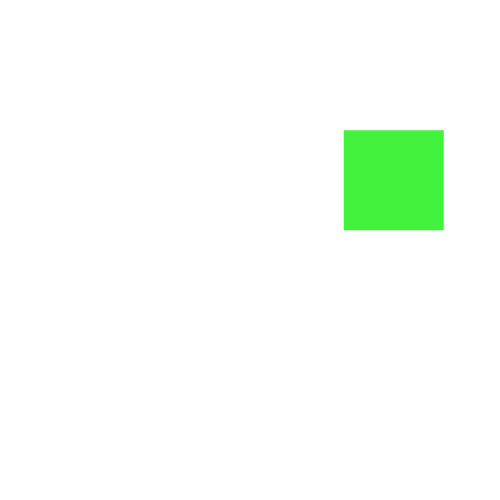
Frame 1 (no input)
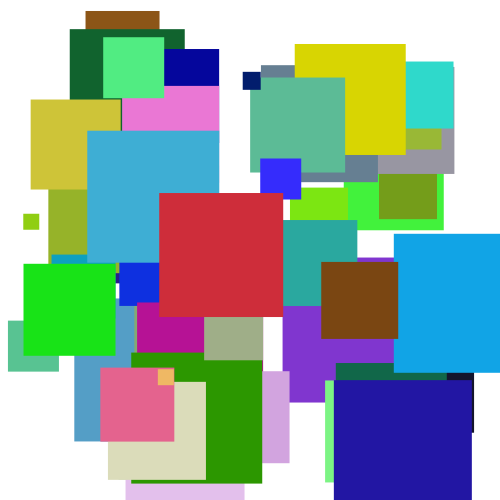
Frame 60 (the mouse pressed at the canvas centre just before this capture)
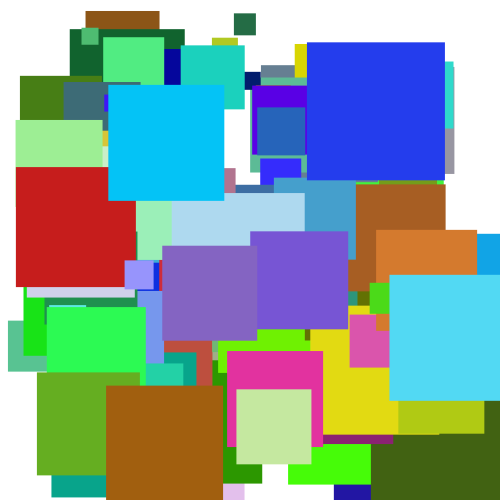
Frame 120 (the mouse held since frame 60 and released just before this capture)

The Processing sketch that drew these frames (run headless with seeded random() and noise(); from frame 60 on, the mouse is pressed at the canvas centre):

// Processing sketch: processing_66756
// ── processing_66756.pde

int mysize;

void setup(){
  size(500,500);
  background(255);
}
void draw(){
  mysize = int(random(10,150));
  noStroke();
  saturation(126);
  fill(random(0,255), random(0,255), random(0,255));
  rect(random(5,400),random(5,400),mysize,mysize);
}
